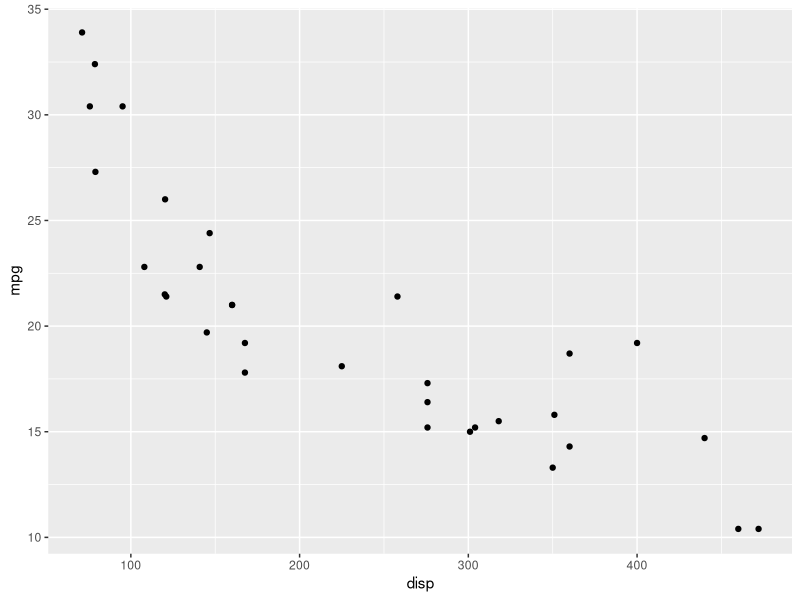
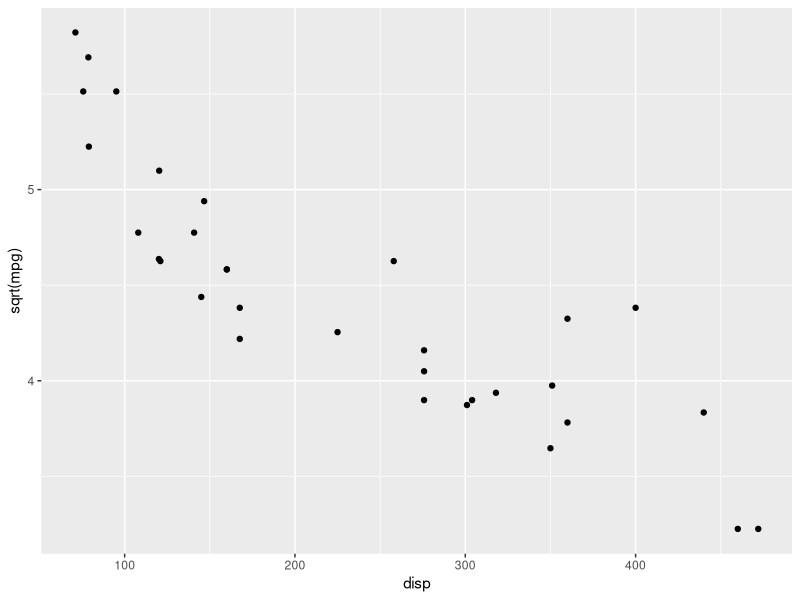
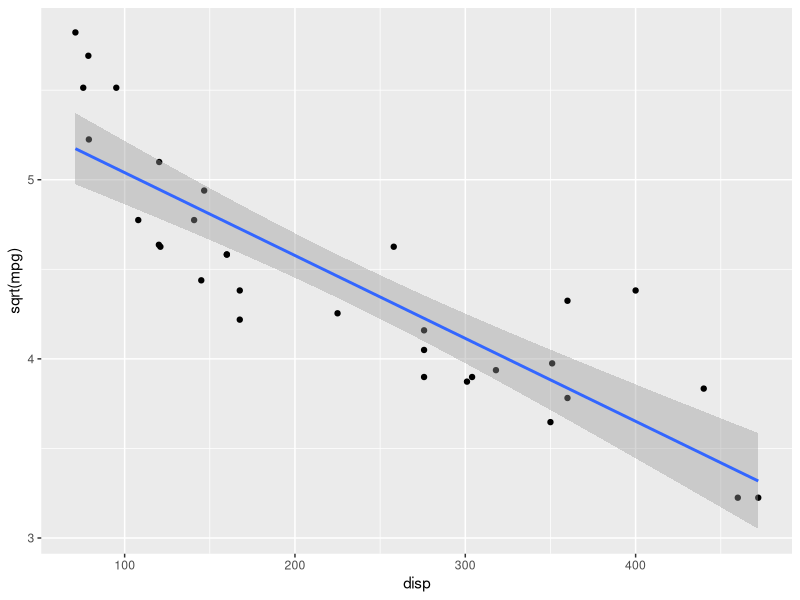
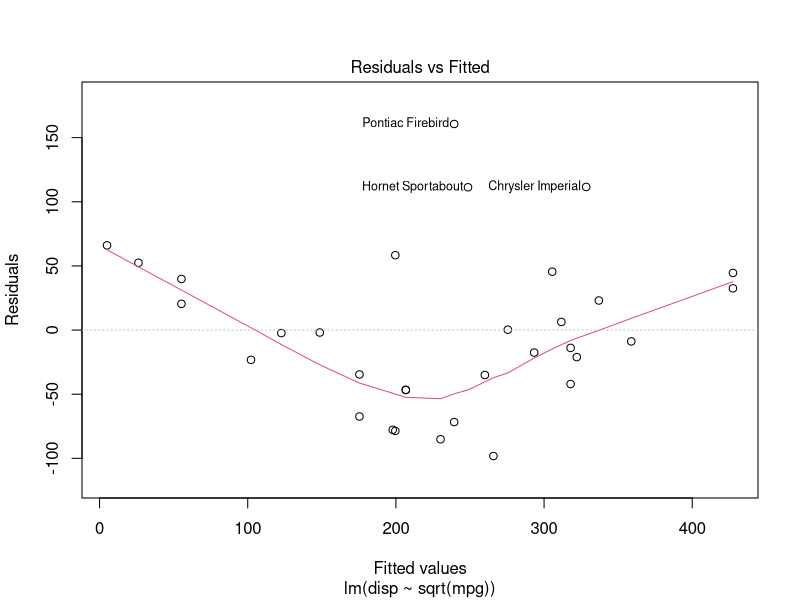
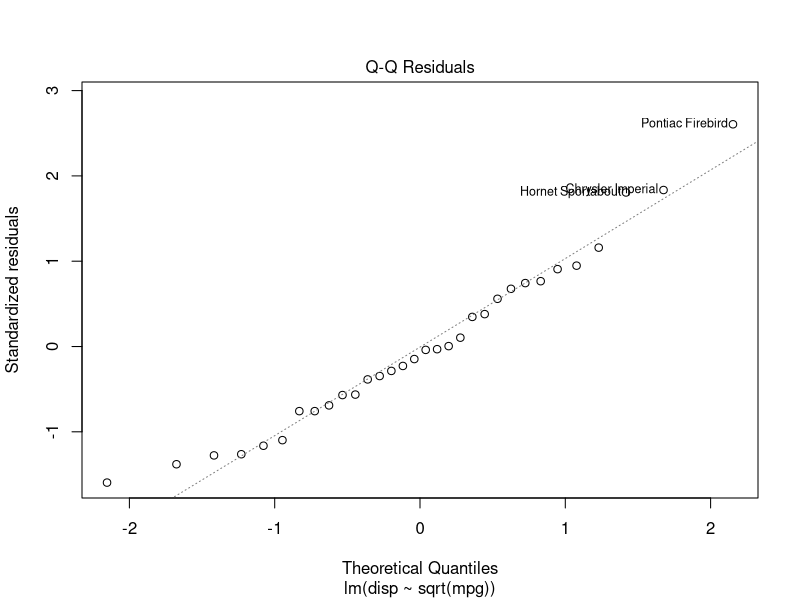
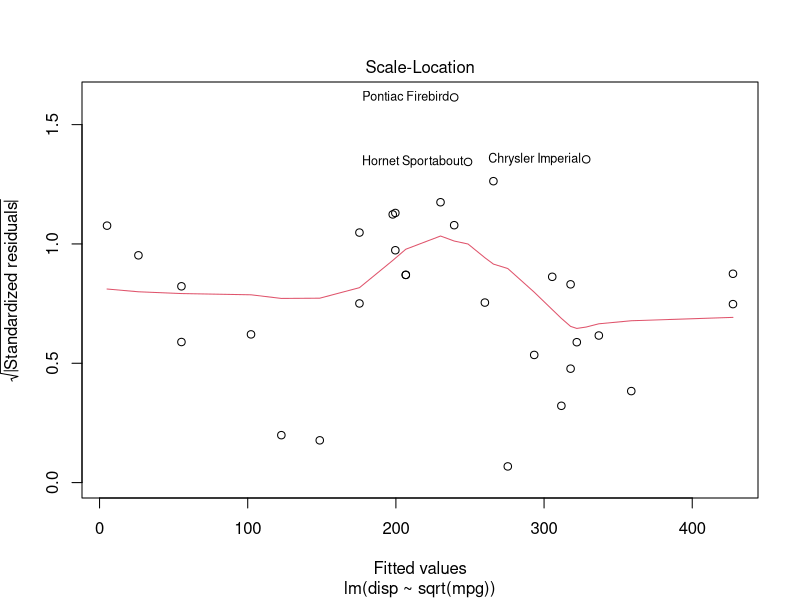
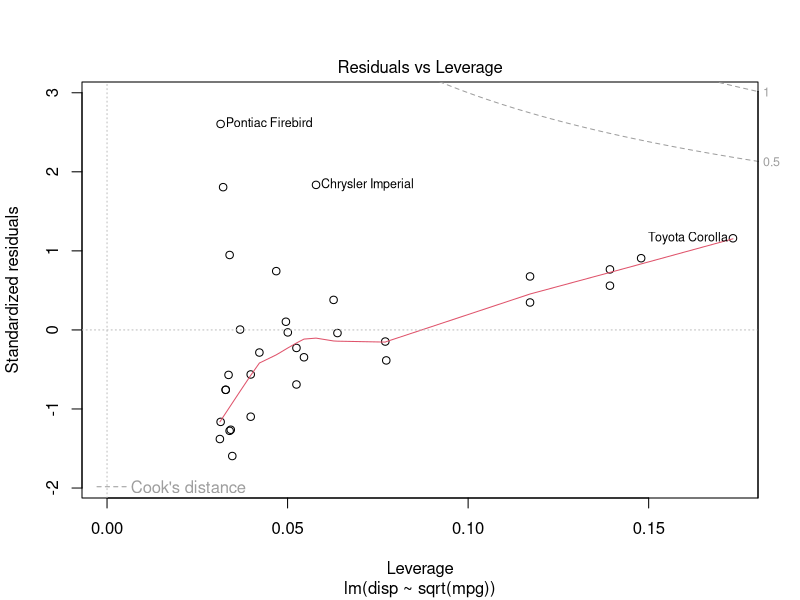

These figures' R source, in order:
## ---- chunk 1
knitr::opts_chunk$set(echo = TRUE)
## ---- chunk 2
library(tidyverse)
library(caret)
## ---- chunk 3
data(mtcars)
mtcars %>%
  ggplot(aes(x=disp,
             y=mpg)) + 
  geom_point()

## ---- chunk 4
cor(mtcars$disp,
    mtcars$mpg)
## ---- chunk 5
mtcars %>%
  ggplot(aes(x=disp,
             y=sqrt(mpg))) + 
  geom_point()
## ---- chunk 6
cor(mtcars$disp,
    sqrt(mtcars$mpg))
## ---- chunk 7
model <- lm(disp~sqrt(mpg),
            data = mtcars)
summary(model)
## ---- chunk 8
mtcars %>%
  ggplot(aes(x=disp,
             y=sqrt(mpg))) + 
  geom_point() + 
  geom_smooth(method = "lm")
## ---- chunk 9
plot(model)
## ---- chunk 10
mpg_bc <- BoxCoxTrans(sqrt(mtcars$mpg))
## ---- chunk 11
mul_model <- lm(mpg ~ cyl + wt + disp,
                data = mtcars)
summary(mul_model)

mul_model <- lm(mpg ~ cyl + wt,
                data = mtcars)
summary(mul_model)
## ---- chunk 12
set.seed(42)
mtcars_part <- createDataPartition(y = mtcars$mpg,
                                   p = 0.7,
                                   list = FALSE)
mtcars_train <- mtcars[mtcars_part,]
mtcars_test <- mtcars[-mtcars_part,]
## ---- chunk 13
pred_model <- lm(mpg ~ cyl + wt,
                 data = mtcars_train)
mtcars_predictions <- predict(pred_model, mtcars_test)
